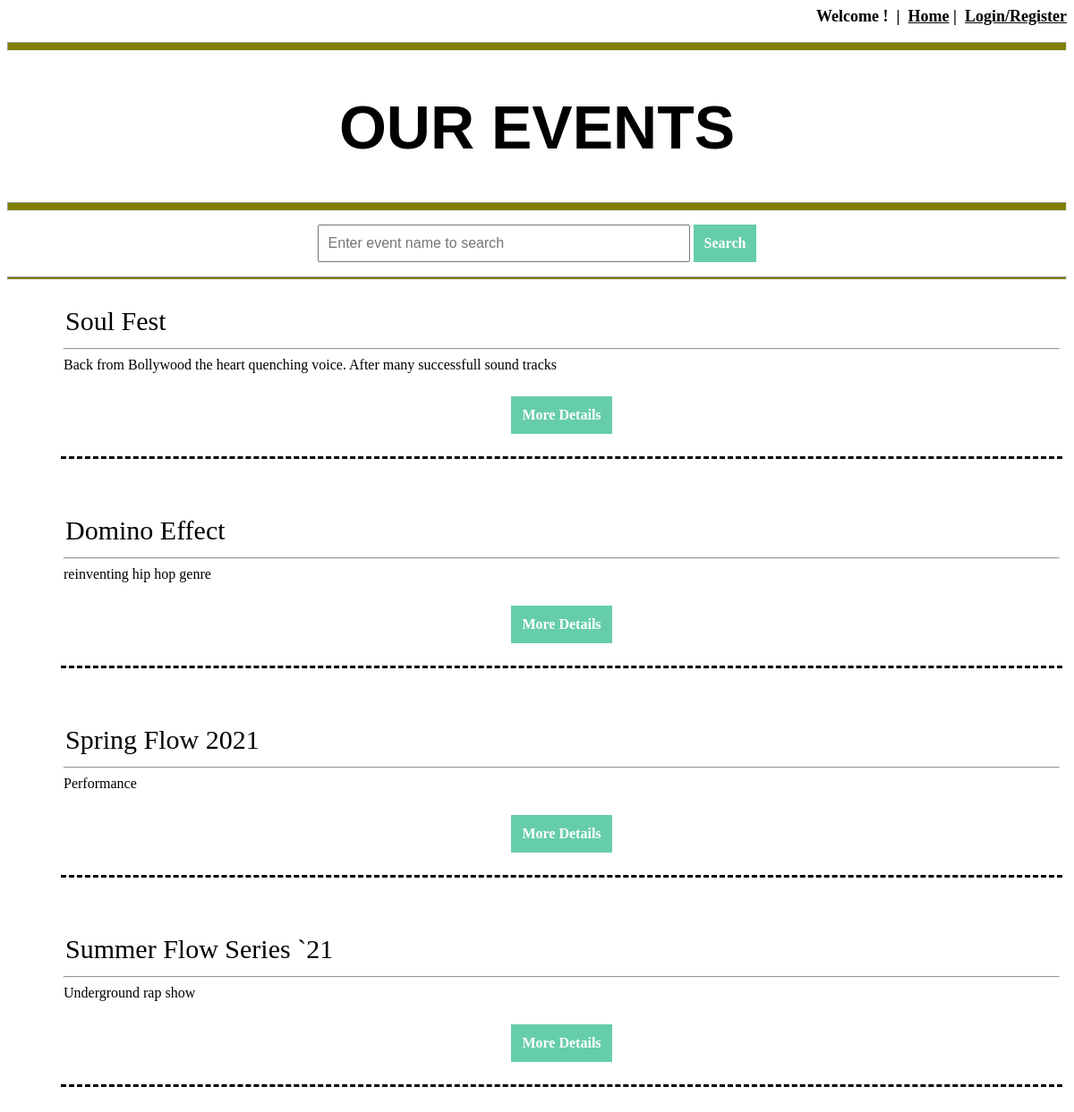
Page /Event-Management-System-PHP-master/EventManagementSystem/client.php on the committed database.
### tables this page shows
CREATE TABLE `event_details` (
  `EventID` int(10) NOT NULL,
  `EventName` varchar(100) NOT NULL,
  `EventDate` date NOT NULL,
  `EventTime` time NOT NULL,
  `EventCategory` varchar(100) NOT NULL,
  `Artist_id` varchar(20) NOT NULL,
  `Sponsor_id` varchar(20) NOT NULL,
  `EventDescription` text NOT NULL,
  `EventTicketPrice` double NOT NULL,
  `EventTicketTotal` int(11) NOT NULL,
  `EventTicketSold` int(11) NOT NULL,
  `VenueID` int(10) NOT NULL,
  `UserID` varchar(10) NOT NULL
);

### Event-Management-System-PHP-master/EventManagementSystem/client.php (the view, shortened to what this page needs)
<?php
	include "database/connect.php";
	include 'session.php';
?>
<html>
<head>
</head>
<body background="image\concrete1.jpg" >
	<hr width="auto" size="10" style="background: #808000">
	<div class="top">
		<h1>OUR EVENTS</h1>
	</div>
	<hr width="auto" size="10" style="background: #808000">
	<div class="search" style="text-align: center">
		<form action="event_detail.php" method="POST" >
			<input type="text" size="40" name="searchevent" placeholder="Enter event name to search" style="font-size: 16px;padding: 10px" />
			<input type="submit" name="search" value="Search"/>
		</form>
	</div>
	<hr width="auto" size="4" style="background: #808000">
	<div class="content" align="center">
		<?php
			$conn = mysqli_connect($servername, $username, $password, $dbname);
			$read_DB = "SELECT * FROM event_details ORDER BY EventDate DESC";
			$result = mysqli_query($conn, $read_DB);
			if($result){
    			while($row = mysqli_fetch_array($result, MYSQLI_ASSOC)){
    				echo "<form action='event_detail.php' method='POST'><table>";
        			echo "<tr><td><input class ='event_name'  type='text' name='eventname' value='".$row['EventName']."' size=65 readonly></td></tr>";
        			echo "<tr><td><span  style='font-size:16px'><hr>". $row['EventDescription']."</td></tr>";
        			echo "<tr><td><br></td></tr>";
        			echo "<tr><td style='text-align:center'><input type='submit' name='more_detail' value='More Details'/></td></tr>";
        			echo "<tr><td><br></td></tr>";
        			echo "</table></form><br>";
    			}
			}
		?>
	</div>
</body>
</html>

### Event-Management-System-PHP-master/EventManagementSystem/client.php (style rules this page uses)
.top { font-size: 34px; font-family: Helvetica; text-align: center; }
form { margin-left: 60px; margin-top: 15px; margin-right: 60px; }
input[type=submit] { padding: 12px; color: white; border: black; background-color: #66CDAA; font-weight: 900; font-family: Times New Roman; font-size: 16px; text-align: center; width: auto; }
table { margin-left:60px margin-right:60px; text-align:justify; border-bottom:dashed; background-color: white; }
.event_name { font-family: Times New Roman; border-style: none; font-size: 30px; margin-top: 10px; }

### rows in the picture
event_details: eventname "Soul Fest", EventDescription "Back from Bollywood the heart quenching voice. After many successfull sound tracks"
event_details: eventname "Domino Effect", EventDescription "reinventing hip hop genre"
event_details: eventname "Spring Flow 2021", EventDescription "Performance"
event_details: eventname "Summer Flow Series `21", EventDescription "Underground rap show"
